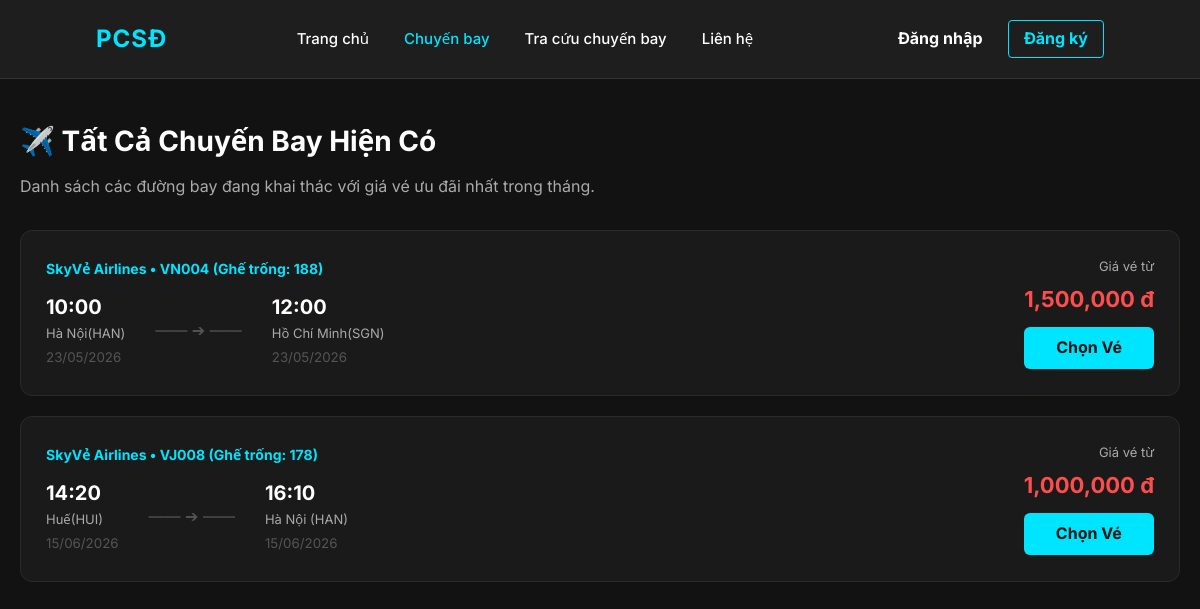
/chuyen-bay, run on an earlier commit of the app's database.
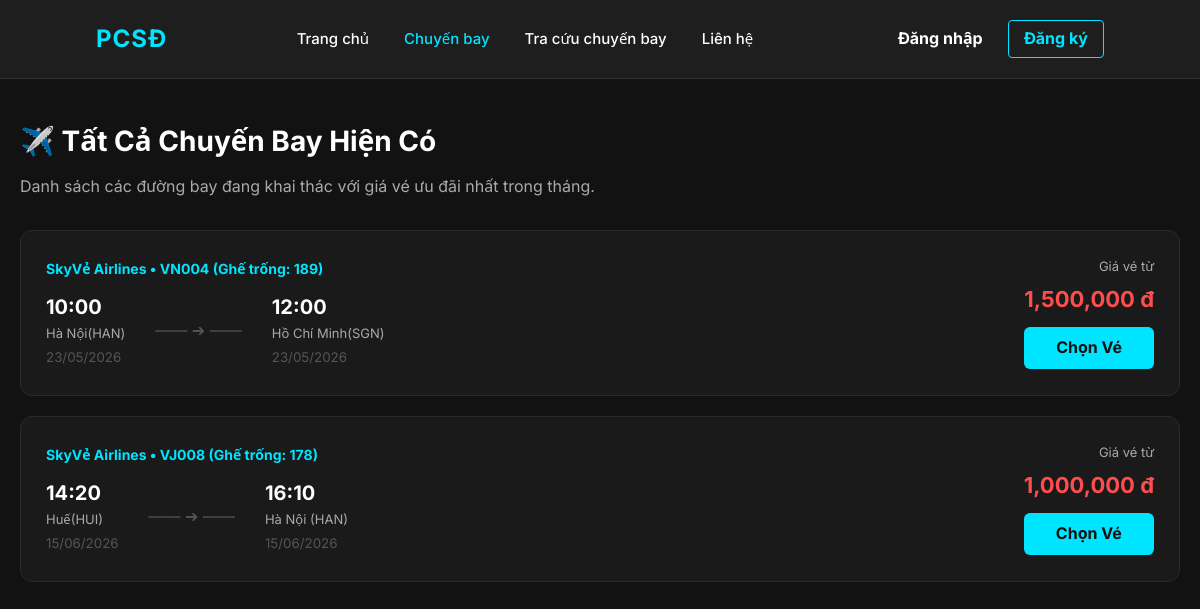
And on a later commit of the database.
### app.py (models this page shows)
class ChuyenBay(db.Model):
    maChuyenBay = db.Column(db.String(20), primary_key=True)
    maMayBay = db.Column(db.String(20), db.ForeignKey('may_bay.maMayBay'), nullable=False)
    sanBayDi = db.Column(db.String(50), nullable=False)
    sanBayDen = db.Column(db.String(50), nullable=False)
    ngayGioDi = db.Column(db.DateTime, nullable=False)
    ngayGioDen = db.Column(db.DateTime, nullable=False)
    giaVe = db.Column(db.Float, nullable=False)
    soGheTrong = db.Column(db.Integer, nullable=False)
    may_bay = db.relationship('MayBay', backref=db.backref('chuyen_bay', lazy=True))

### app.py (the view)
@app.route('/chuyen-bay')
def xem_chuyen_bay():
    chuyen_bays = ChuyenBay.query.all()
    return render_template('chuyen_bay.html', chuyen_bays=chuyen_bays)

### templates/chuyen_bay.html
{% extends 'base.html' %}
{% block content %}
<main class="container" style="padding: 40px 20px; max-width: 1200px; margin: 0 auto">
  <h2 style="color: #ffffff; margin-bottom: 10px; font-size: 28px">
    {% if session.get('role') in ['admin', 'nhanvien'] %}
    ✈️ Quản Lý Lịch Trình Chuyến Bay
    {% else %}
    ✈️ Tất Cả Chuyến Bay Hiện Có
    {% endif %}
  </h2>
  <p style="color: #aaaaaa; margin-bottom: 30px">
    {% if session.get('role') in ['admin', 'nhanvien'] %}
    Danh sách toàn bộ các đường bay đang được hệ thống khai thác và quản lý.
    {% else %}
    Danh sách các đường bay đang khai thác với giá vé ưu đãi nhất trong tháng.
    {% endif %}
  </p>
  <div class="flight-list" style="display: flex; flex-direction: column; gap: 20px">
    {% for cb in chuyen_bays %}
    <div class="flight-card" style="background-color: #1a1a1a; border: 1px solid #2a2a2a; border-radius: 12px; padding: 25px; display: flex; justify-content: space-between; align-items: center;">
      <div class="flight-info">
        <span style="color: #00e5ff; font-weight: bold; font-size: 14px">
          SkyVẻ Airlines • {{ cb.maChuyenBay }} (Ghế trống: {{ cb.soGheTrong }})
        </span>
        <div style="display: flex; gap: 30px; margin-top: 10px; align-items: center;">
          <div>
            <strong style="font-size: 20px; color: #fff">{{ cb.ngayGioDi.strftime('%H:%M') }}</strong>
            <p style="color: #aaa; margin: 0; font-size: 13px">{{ cb.sanBayDi }}</p>
            <small style="color: #555;">{{ cb.ngayGioDi.strftime('%d/%m/%Y') }}</small>
          </div>
          <div style="color: #555">—— ➔ ——</div>
          <div>
            <strong style="font-size: 20px; color: #fff">{{ cb.ngayGioDen.strftime('%H:%M') }}</strong>
            <p style="color: #aaa; margin: 0; font-size: 13px">{{ cb.sanBayDen }}</p>
            <small style="color: #555;">{{ cb.ngayGioDen.strftime('%d/%m/%Y') }}</small>
          </div>
        </div>
      </div>
      <div class="flight-price" style="text-align: right">
        <p style="color: #aaa; margin: 0 0 5px 0; font-size: 13px">Giá vé từ</p>
        <strong style="color: #ff4d4d; font-size: 22px">{{ "{:,.0f}".format(cb.giaVe) }} đ</strong>
        {% if session.get('role') not in ['admin', 'nhanvien'] %}
        <a href="{% if session.get('user_id') %}/dat-ve?id={{ cb.maChuyenBay }}{% else %}/login{% endif %}" style="text-decoration: none; display: block; margin-top: 10px; padding: 8px 20px; background-color: #00e5ff; color: #121212; border-radius: 6px; font-weight: bold; text-align: center;">
          Chọn Vé
        </a>
        {% endif %}
      </div>
    </div>
    {% else %}
    <div style="text-align: center; color: #aaa; padding: 30px; background: #1a1a1a; border-radius: 8px;">
        Hiện chưa có chuyến bay nào được nạp dữ liệu.
    </div>
    {% endfor %}
  </div>
</main>
{% endblock %}

What changed in the data, as far as the page shows it:
changed ChuyenBay "VN004": soGheTrong "188" → "189"
